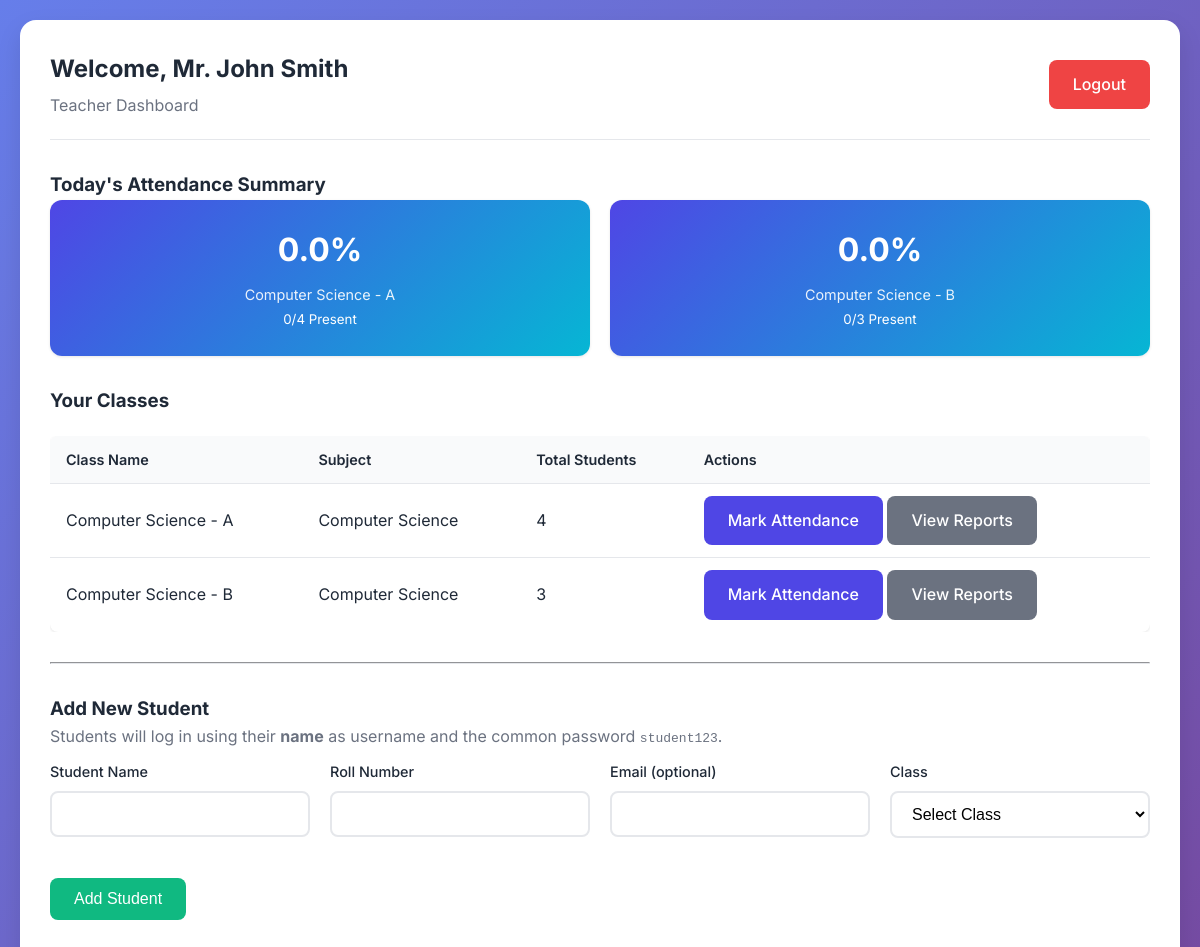
Screenshot of /teacher_dashboard (signed in) with the database file from the repository.
### tables this page shows
CREATE TABLE classes (
    id INTEGER PRIMARY KEY AUTOINCREMENT,
    name TEXT NOT NULL,
    subject TEXT,
    teacher_id INTEGER,
    created_at TIMESTAMP DEFAULT CURRENT_TIMESTAMP,
    FOREIGN KEY (teacher_id) REFERENCES teachers(id)
);

### app.py (the view)
@app.route('/teacher_dashboard')
def teacher_dashboard():
    if 'teacher_id' not in session:
        return redirect(url_for('index'))
    conn = get_db_connection()
    classes = conn.execute('SELECT * FROM classes WHERE teacher_id = ?',
                          (session['teacher_id'],)).fetchall()
    today = date.today().strftime('%Y-%m-%d')
    attendance_summary = []
    for cls in classes:
        total_students = conn.execute('SELECT COUNT(*) as count FROM students WHERE class_id = ?',
                                     (cls['id'],)).fetchone()['count']
        present_today = conn.execute('SELECT COUNT(*) as count FROM attendance WHERE class_id = ? AND date = ? AND status = "present"',
                                   (cls['id'], today)).fetchone()['count']
        attendance_summary.append({
            'class': cls,
            'total_students': total_students,
            'present_today': present_today,
            'attendance_rate': round((present_today / total_students * 100) if total_students > 0 else 0, 1)
        })
    conn.close()
    return render_template('teacher_dashboard.html',
                         classes=classes,
                         attendance_summary=attendance_summary)

### utils/db.py (called while the page is built)
def get_db_connection():
    db_path = Path(DATABASE)
    conn = sqlite3.connect(db_path)
    conn.row_factory = sqlite3.Row
    return conn

### templates/teacher_dashboard.html (shortened to what this page needs)
{% extends "base.html" %}
{% block content %}
<div class="dashboard">
    <div class="dashboard-header">
        <div class="user-info">
            <h2>Welcome, {{ session.teacher_name }}</h2>
            <p>Teacher Dashboard</p>
        </div>
        <a href="{{ url_for('logout') }}" class="btn btn-danger">Logout</a>
    </div>
    <h3>Today's Attendance Summary</h3>
    <div class="stats-grid">
        {% for summary in attendance_summary %}
        <div class="stat-card">
            <h3>{{ summary.attendance_rate }}%</h3>
            <p>{{ summary.class.name }}</p>
            <small>{{ summary.present_today }}/{{ summary.total_students }} Present</small>
        </div>
        {% endfor %}
    </div>
    <h3>Your Classes</h3>
    <div class="table-container">
        <table class="table">
            <thead>
                <tr>
                    <th>Class Name</th>
                    <th>Subject</th>
                    <th>Total Students</th>
                    <th>Actions</th>
                </tr>
            </thead>
            <tbody>
                {% for class in classes %}
                <tr>
                    <td>{{ class.name }}</td>
                    <td>{{ class.subject or 'N/A' }}</td>
                    <td>
                        {% set total_students = attendance_summary
                           | selectattr('class.id', 'equalto', class.id)
                           | map(attribute='total_students')
                           | first or 0 %}
                        {{ total_students }}
                    </td>
                    <td>
                        <a href="{{ url_for('mark_attendance', class_id=class.id) }}"
                           class="btn btn-primary btn-sm">Mark Attendance</a>
                        <a href="{{ url_for('reports') }}?class_id={{ class.id }}"
                           class="btn btn-secondary btn-sm">View Reports</a>
                    </td>
                </tr>
                {% endfor %}
            </tbody>
        </table>
    </div>
    <hr style="margin: 30px 0; border-color: #e5e7eb;">
    <h3>Add New Student</h3>
    <p style="color: #6b7280; margin-bottom: 10px;">
        Students will log in using their <strong>name</strong> as username and the common password <code>student123</code>.
    </p>
    <form method="POST" action="{{ url_for('add_student') }}" class="form-row">
        <div class="form-group">
            <label for="name">Student Name</label>
            <input type="text" class="form-control" id="name" name="name" required>
        </div>
        <div class="form-group">
            <label for="roll_number">Roll Number</label>
            <input type="text" class="form-control" id="roll_number" name="roll_number" required>
        </div>
        <div class="form-group">
            <label for="email">Email (optional)</label>
            <input type="email" class="form-control" id="email" name="email">
        </div>
        <div class="form-group">
            <label for="class_id">Class</label>
            <select class="form-control" id="class_id" name="class_id" required>
                <option value="">Select Class</option>
            </select>
        </div>
        <div class="form-group" style="align-self: flex-end;">
            <button type="submit" class="btn btn-success">Add Student</button>
        </div>
    </form>
</div>
{% endblock %}

### static/css/style.css (style rules this page uses)
* { margin: 0; padding: 0; box-sizing: border-box; }
:root { --primary-color: #4f46e5; --primary-hover: #4338ca; --secondary-color: #06b6d4; --success-color: #10b981; --warning-color: #f59e0b; --danger-color: #ef4444; --dark-color: #1f2937; --light-color: #f9fafb; --border-color: #e5e7eb; --shadow: 0 1px 3px rgba(0, 0, 0, 0.1); --shadow-lg: 0 10px 25px rgba(0, 0, 0, 0.1); }
body { font-family: 'Inter', -apple-system, BlinkMacSystemFont, 'Segoe UI', sans-serif; line-height: 1.6; color: var(--dark-color); background: linear-gradient(135deg, #667eea 0%, #764ba2 100%); min-height: 100vh; overflow-x: hidden; }
.form-group { margin-bottom: 20px; text-align: left; }
.form-group label { display: block; margin-bottom: 8px; color: var(--dark-color); font-weight: 500; font-size: 0.9rem; }
.form-control { width: 100%; padding: 12px 16px; border: 2px solid var(--border-color); border-radius: 8px; font-size: 1rem; transition: all 0.3s ease; background: white; }
.btn { padding: 12px 24px; border: none; border-radius: 8px; font-size: 1rem; font-weight: 500; cursor: pointer; transition: all 0.3s ease; text-decoration: none; display: inline-block; text-align: center; }
.btn-primary { background: var(--primary-color); color: white; }
.btn-success { background: var(--success-color); color: white; }
.btn-danger { background: var(--danger-color); color: white; }
.btn-secondary { background: #6b7280; color: white; }
.dashboard { background: white; padding: 30px; border-radius: 16px; box-shadow: var(--shadow-lg); }
.dashboard-header { display: flex; justify-content: space-between; align-items: center; margin-bottom: 30px; padding-bottom: 20px; border-bottom: 1px solid var(--border-color); }
.user-info h2 { color: var(--dark-color); margin-bottom: 5px; }
.user-info p { color: #6b7280; }
.stats-grid { display: grid; grid-template-columns: repeat(auto-fit, minmax(200px, 1fr)); gap: 20px; margin-bottom: 30px; }
.stat-card { background: linear-gradient(135deg, var(--primary-color), var(--secondary-color)); color: white; padding: 24px; border-radius: 12px; text-align: center; box-shadow: var(--shadow); transition: transform 0.3s ease; }
.stat-card h3 { font-size: 2rem; margin-bottom: 8px; font-weight: 700; }
.stat-card p { opacity: 0.9; font-size: 0.9rem; }
.table-container { overflow-x: auto; margin-top: 20px; }
.table { width: 100%; border-collapse: collapse; background: white; border-radius: 8px; overflow: hidden; box-shadow: var(--shadow); }
.table th, .table td { padding: 12px 16px; text-align: left; border-bottom: 1px solid var(--border-color); }
.table th { background: var(--light-color); font-weight: 600; color: var(--dark-color); font-size: 0.9rem; }
.table tbody tr:last-child td { border-bottom: none; }
.form-row { display: grid; grid-template-columns: repeat(auto-fit, minmax(250px, 1fr)); gap: 20px; }

### rows the page displays
classes: class.name "Computer Science - A", name "Computer Science - A", subject "Computer Science", total_students "4"
classes: class.name "Computer Science - B", name "Computer Science - B", subject "Computer Science", total_students "3"

### other values shown
{{ session.teacher_name }} "Mr. John Smith"
{{ summary.attendance_rate }} "0.0" "0.0"
{{ summary.present_today }} "0" "0"
{{ summary.total_students }} "4" "3"
